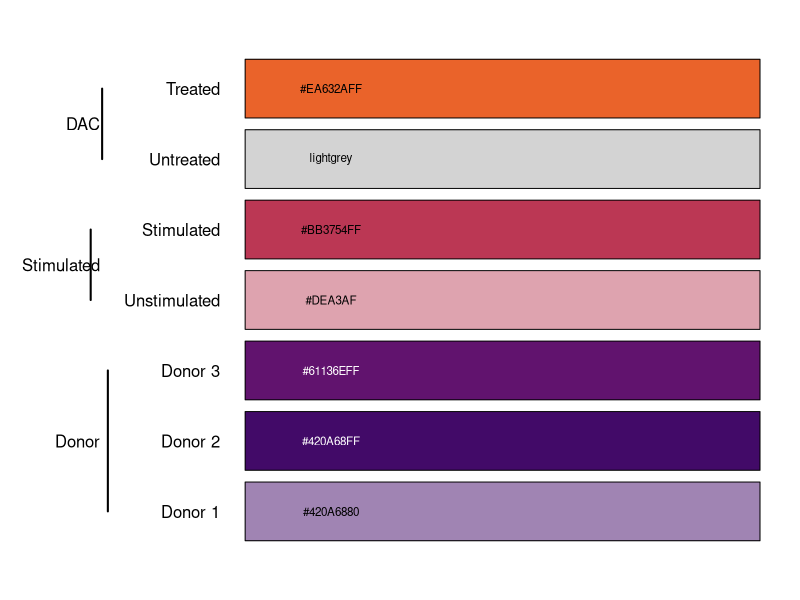

The R script that drew this image: (Note: this script raises an error after producing the figure.)
## ---- chunk 1
code.dir <- file.path("code")
data.dir <- file.path("data")
clean.data.dir <- file.path(data.dir,"02_clean")
augmented.data.dir <- file.path(data.dir,"03_augmented")
docs.dir <- file.path("docs")
results.dir <- file.path("results")
figure.dir <- file.path(results.dir,"figures")
table.dir <- file.path(results.dir,"tables")

dirs <- list(code.dir=code.dir,data.dir=data.dir,clean.data.dir=clean.data.dir,augmented.data.dir=augmented.data.dir,docs.dir=docs.dir,results.dir=results.dir,figure.dir=figure.dir,table.dir=table.dir)
dirs
## ---- chunk 2
units <- "cm"
width <- 6
height <- 6
res <- 480
pointsize <- 6

fig.specs <- list(units=units,width=width,height=height,res=res,pointsize=pointsize)
fig.specs
## ---- chunk 3
library(viridis)
## ---- chunk 4
pal <- inferno(n = 9, begin = 0.2, end = 0.8)
pal2 <- inferno(n = 9, begin = 0.2, end = 0.8, alpha = 0.5)

fig.cols <- list(
    Donor = c(`Donor 1`=pal2[1], `Donor 2`=pal[1], `Donor 3`=pal[2]),
    Stimulated = c(Unstimulated="#DEA3AF",Stimulated=pal[5]),
    DAC = c(Untreated="lightgrey",Treated=pal[7]))
fig.cols

simple.cols <- unlist(fig.cols)[c(4,5,7)]
simple.cols
## ---- chunk 5
names.arg <- unlist(sapply(X = fig.cols, FUN = function(X) names(X)))
side.names <- names(fig.cols)

par(mar = c(2,12,2,2), xpd = TRUE)
bp <- barplot(height = rep(x = 9, times = length(unlist(fig.cols))), col = unlist(fig.cols), names.arg = names.arg, horiz = TRUE, las = 1, axes = FALSE)
side.y <- c(mean(bp[1:3,1]),mean(bp[4:5,1]),mean(bp[6:7]))
text(x = 1.5, y = bp[,1], labels = unlist(fig.cols), cex = 0.7, col = rep(c("black","white","black"),c(1,2,4)))
mtext(text = side.names, side = 2, las = 1, line = 7, at = side.y)
lines(x = c(-2.4,-2.4), y = bp[c(1,3),1], xpd = TRUE, lwd = 2)
lines(x = c(-2.7,-2.7), y = bp[c(4,5),1], xpd = TRUE, lwd = 2)
lines(x = c(-2.5,-2.5), y = bp[c(6,7),1], xpd = TRUE, lwd = 2)
## ---- chunk 6
rm(pal,pal2,names.arg,side.names,side.y,bp)
## ---- chunk 7
r.config <- list(dirs=dirs,fig.specs=fig.specs,fig.cols=fig.cols,simple.cols=simple.cols)
r.config
## ---- chunk 8
saveRDS(object = r.config, file = file.path(dirs$code.dir,"r_config.RDS"))
